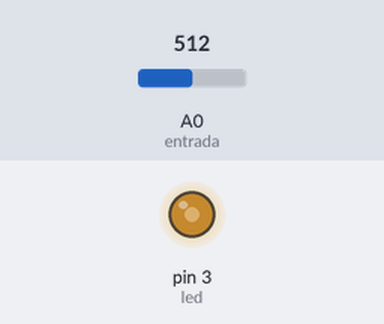
This sketch was run on a simulated Arduino Uno, built with avr-gcc and run on an emulated ATmega328P. On the bench: output pins drawn as LEDs (lit = HIGH). The inputs (shaded band) are chosen by the test bench; at power-on: A0 (entrada) = 512.

Above: at 1.2 s.
1.3 s: A0 (entrada) set to 716
At 2.2 s:
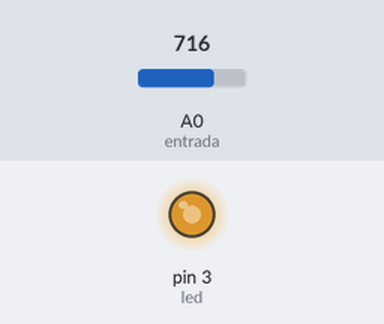
2.8 s: A0 (entrada) set to 900
At 3.4 s:
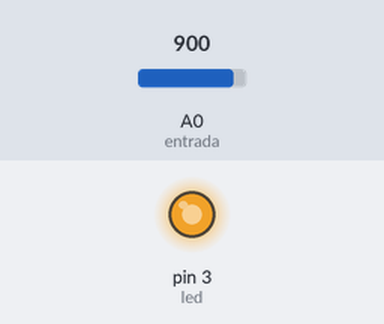
4.3 s: A0 (entrada) set to 122
At 5.5 s:
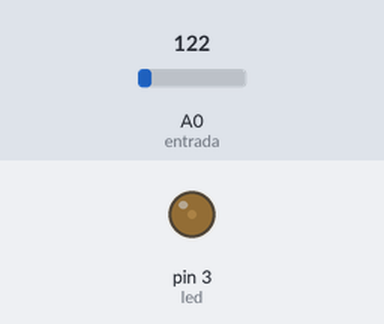
5.8 s: A0 (entrada) set to 0
At 6.9 s:
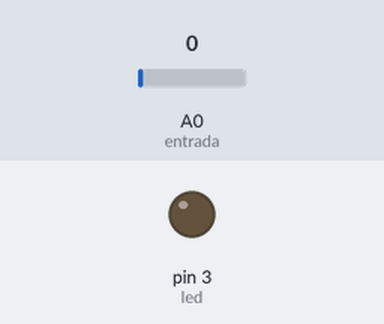
7.3 s: A0 (entrada) set to 511
At 8.0 s:
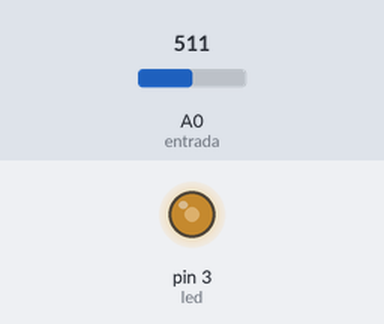
Timing chart, 0 to 9.8 s (numbered marks = the images above; inputs shaded):
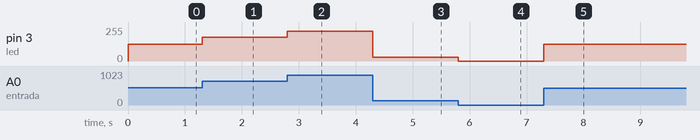

Measured:
- after the input at 1.3 s, pin 3 (led): 127/255 → 178/255 at once
- after the input at 2.8 s, pin 3 (led): 178/255 → 224/255 at once
- after the input at 4.3 s, pin 3 (led): 224/255 → 30/255 at once
- after the input at 5.8 s, pin 3 (led): 30/255 → 0/255 at once
- after the input at 7.3 s, pin 3 (led): 0/255 → 127/255 at once

The sketch:

_08-EscrituraYLectuca_Analogica.ino
```cpp
int led = 3;
int entrada = A0;

void setup() {
  pinMode(led,OUTPUT);
  pinMode(entrada,INPUT);
}

void loop() {
  int valor = analogRead(entrada);
  /*
  * Funcion para mapear valores(regla de tres)
  * para este caso:
  *     recive valores de 0 a 1023(lectura analogia)
  *     y da una salida entre 0 y 255(escritura analogica)
  */
  int salida = map(valor,0, 1023, 0, 255);
  analogWrite(led,salida);
}
```
